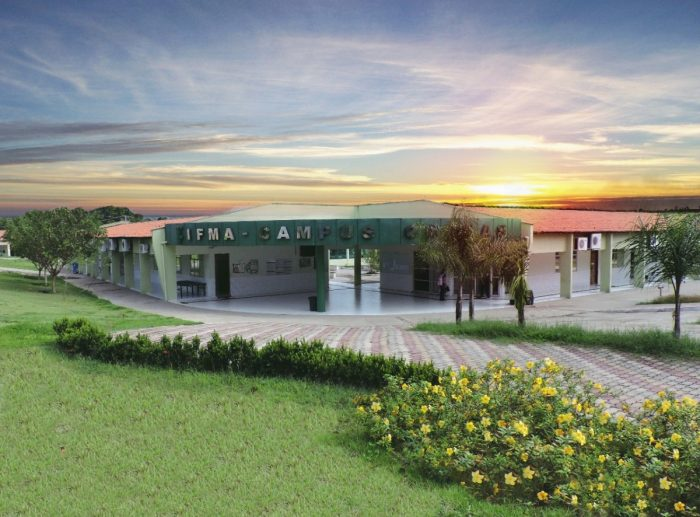
#> input picture Python/PDI/avaliacao passada 1/ifma-caxias.jpg, 700 x 517 px, given in place of IFMA Campus Caxias.mp4, which was not available
$ python 'Randerson avaliacao 01 cc10.py'
#> lines starting #> are read from the running program, lines starting #| are printed output that depends on the picture; after the words box and inside, x2 and y2 are one past the last pixel; in counts of white or black regions, pixels touching at a corner belong together; pictures that were not available may be replaced by others from this repository, and a replacement may not be noted
import cv2
import numpy as np

cap = cv2.VideoCapture('avalicao 1/IFMA Campus Caxias.mp4')

lower_color = np.array([35, 50, 50])
upper_color = np.array([85, 255, 255])

while(cap.isOpened()):
    ret, frame = cap.read()
#> frame is the input picture: shape (517, 700, 3); mean B, G, R 122.3, 142.2, 134.9
    if not ret:
        break

    hsv = cv2.cvtColor(frame, cv2.COLOR_BGR2HSV)
#> hsv: shape (517, 700, 3); mean H, S, V 60.9, 71.8, 151.9
    mask = cv2.inRange(hsv, lower_color, upper_color)
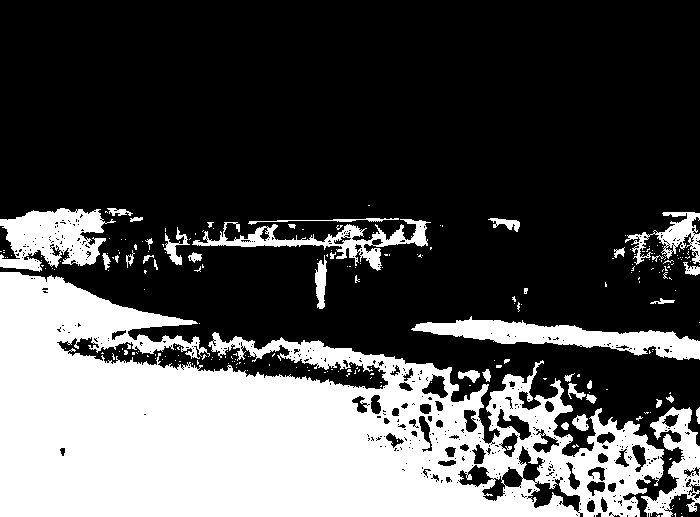
#> mask: shape (517, 700); 31.4% white; 239 white regions (200 under 20 px), largest, box (x1, y1, x2, y2) and area: (0, 272, 664, 517) 93622, (411, 316, 700, 360) 5082, (0, 208, 116, 272) 4515

    gray = cv2.cvtColor(frame, cv2.COLOR_BGR2GRAY)
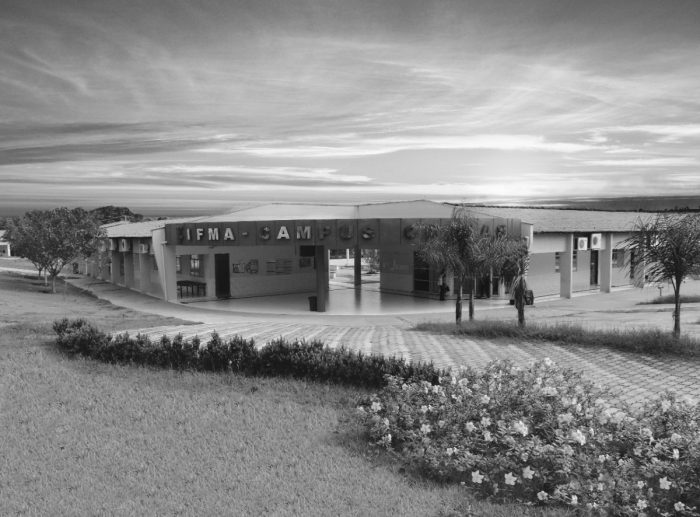
#> gray: shape (517, 700); min 14, max 252, mean 137.8
    gray_bgr = cv2.cvtColor(gray, cv2.COLOR_GRAY2BGR)
    color_region = cv2.bitwise_and(frame, frame, mask=mask)
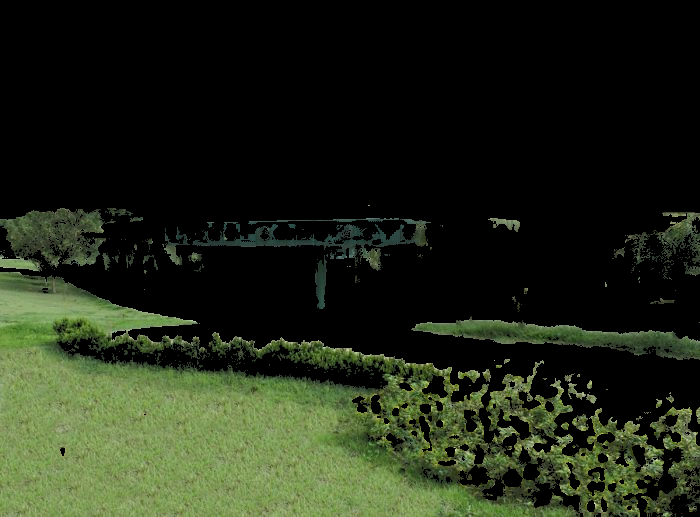
#> color_region: shape (517, 700, 3); mean B, G, R 22.6, 39.1, 32
    _, mask_inv = cv2.threshold(mask, 127, 255, cv2.THRESH_BINARY_INV)
    gray_region = cv2.bitwise_and(gray_bgr, gray_bgr, mask=mask_inv)
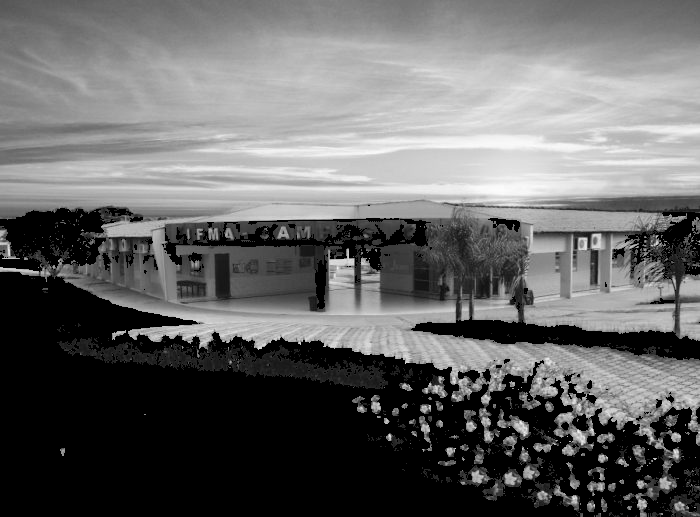
#> gray_region: shape (517, 700, 3); min 0, max 252, mean 102.6
    result = cv2.add(color_region, gray_region)
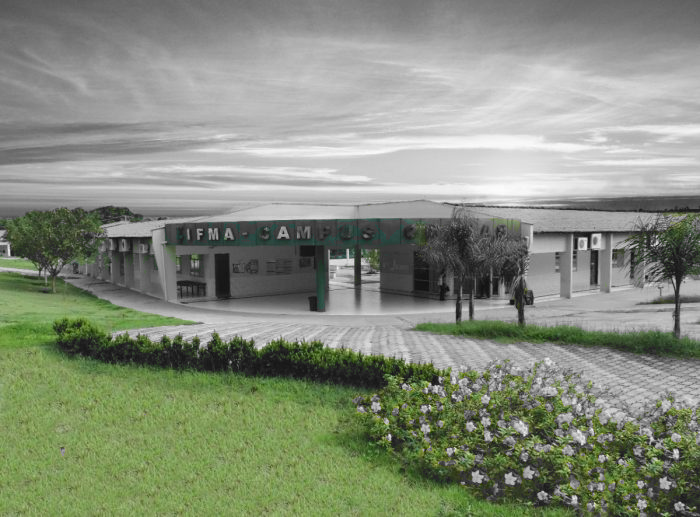
#> result: shape (517, 700, 3); mean B, G, R 125.2, 141.8, 134.7

    cv2.imshow('Result', result)

    if cv2.waitKey(1) & 0xFF == ord('q'):
#> (key q is pressed here)
        break

cap.release()
cv2.destroyAllWindows()
